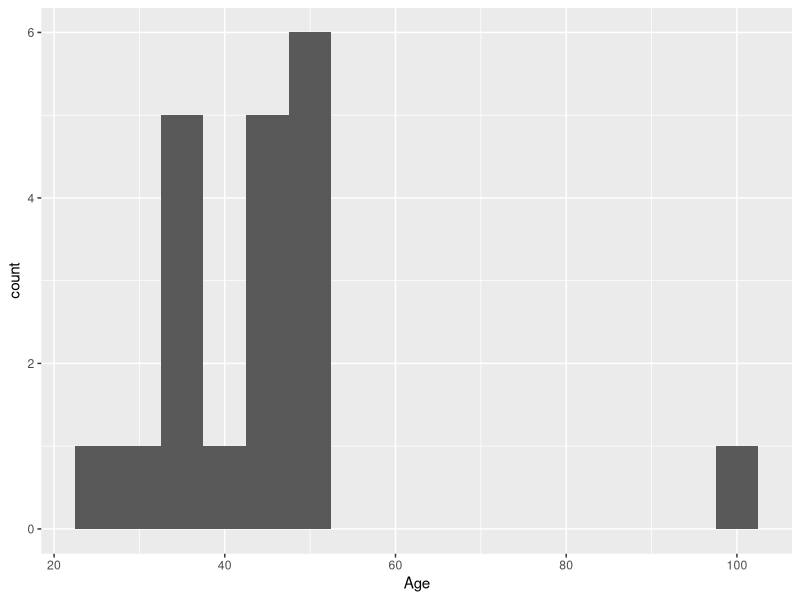
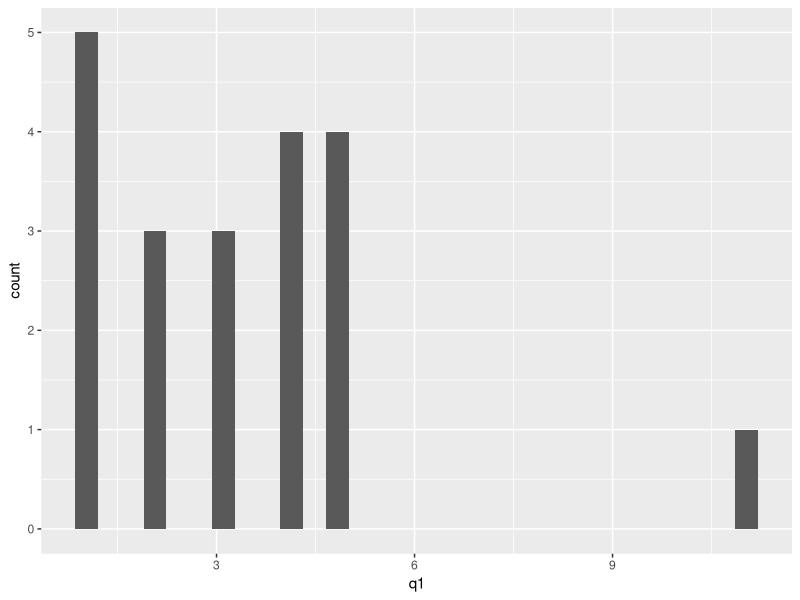
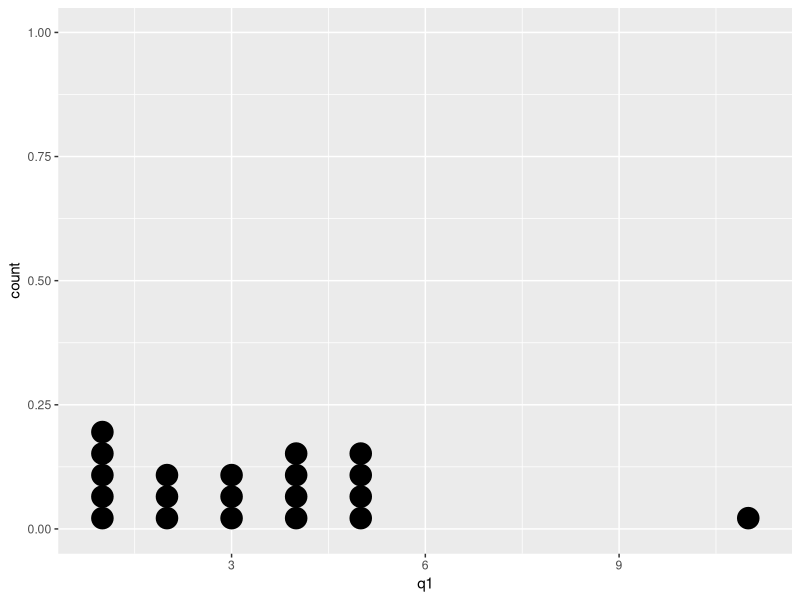

The R script that drew these images, in order: (Note: this script raises an error after producing the figures.)
# Getting started
# Homework 01 - Fall 2020

# read in the dataset =====
# load tidyverse and readxl packages
library(tidyverse)
#library(readxl)
library(readr) # useful for CSV files

# used read_excel() from the readxl package
#dat <- read_excel("Dataset_02_fixq2.xlsx")
dat <- read_csv("Dataset_02_fixq2.csv")

# get basic summary stats =====
# look for missing values NAs and 
# other extremes - look at min and max
# also compare mean and median
summary(dat)

library(ggplot2)
# also look at distributions =====
# use ggplot2 and geom_histogram()
dat %>%
  ggplot() + 
  geom_histogram(mapping = aes(x = Age), 
                 binwidth = 5)
dat %>%
  ggplot() + 
  geom_histogram(mapping = aes(x = q1))
# for smaller sample sizes, dot plots can be useful
dat %>%
  ggplot() + 
  geom_dotplot(mapping = aes(x = q1))

# ON YOUR OWN =====
# add code here to make histograms or dotplots of the other variables




# check values for ordinal or categorical variables =====
# use the table() function
# with the useNA="ifany" option to see missing values
table(dat$SES, useNA = "ifany")
table(dat$GenderSTR, useNA = "ifany")
# notice that the blank value for GenderSTR was set to missing
table(dat$GenderCoded, useNA = "ifany")
table(dat$q1, useNA = "ifany")
table(dat$q2, useNA = "ifany")
table(dat$q3, useNA = "ifany")
table(dat$q4, useNA = "ifany")
table(dat$q5, useNA = "ifany")

# set 9 and 99 for age to missing
# ifelse(test, yes, no) function is useful
dat$age = ifelse(dat$age == 9, 
                 NA,
                 ifelse(dat$age == 99,
                        NA,
                        dat$age))

# recode 11 to 1 for q1 - fix typo of 11
dat$q1 = ifelse(dat$q1 == 11, 1, dat$q1)

# ON YOUR OWN =====
# try this for the other typos to fix
# 40 in q4 and 2.6 for Height






# use factor to add labels =====
# also any levels not defined will be set to missing
# can be an easy way to recode on fly the 9s and 99s

# q3 BEFORE recoding
table(dat$q3, useNA = "ifany")

# recode q3 and add labels and levels
dat$q3 <- factor(dat$q3,
                 levels = c(1,2,3,4,5),
                 labels = c("none of the time",
                            "a little of the time",
                            "some of the time",
                            "a lot of the time",
                            "all of the time"))

# q3 AFTER recoding - notice the 3 9s have moved to NAs
# there are now 4 NAs instead of 3 9s and 1 NA
table(dat$q3, useNA = "ifany")

# Do for other ordinal and categorical data
# for example SES, GenderCoded, and q1-q5 likert scales
# apply the labels and levels using the factor() function
dat$SES <- factor(dat$SES, 
                  levels = c(1,2,3),
                  labels = c("Low Income",
                             "Average Income", 
                             "High Income"))
dat$GenderCoded <- factor(dat$GenderCoded, 
                          levels = c(1,2),
                          labels = c("Male","Female"))
dat$q1 <- factor(dat$q1,
                 levels = c(1,2,3,4,5),
                 labels = c("none of the time",
                            "a little of the time",
                            "some of the time",
                            "a lot of the time",
                            "all of the time"))
dat$q2 <- factor(dat$q2,
                 levels = c(1,2,3,4,5),
                 labels = c("none of the time",
                            "a little of the time",
                            "some of the time",
                            "a lot of the time",
                            "all of the time"))
dat$q4 <- factor(dat$q4,
                 levels = c(1,2,3,4,5),
                 labels = c("none of the time",
                            "a little of the time",
                            "some of the time",
                            "a lot of the time",
                            "all of the time"))
dat$q5 <- factor(dat$q5,
                 levels = c(1,2,3,4,5),
                 labels = c("none of the time",
                            "a little of the time",
                            "some of the time",
                            "a lot of the time",
                            "all of the time"))

# run tables again to check
table(dat$SES, useNA = "ifany")
table(dat$GenderSTR, useNA = "ifany")
table(dat$GenderCoded, useNA = "ifany")
table(dat$q1, useNA = "ifany")
table(dat$q2, useNA = "ifany")
table(dat$q3, useNA = "ifany")
table(dat$q4, useNA = "ifany")
table(dat$q5, useNA = "ifany")

# It is possible to clean up "string" or "text"
# entries using the facotr() function
# let's see of we can clean up GenderSTR

# first create a new factor variable
dat$GenderSTR_clean <- factor(dat$GenderSTR)

# collapse original variations into either Female or Male
levels(dat$GenderSTR_clean) <- 
  list("Female"=c("f", "F", "female"), 
       "Male"=c("m", "M", "male", "Male"))

# check
table(dat$GenderSTR, useNA = "ifany")
table(dat$GenderSTR_clean, useNA = "ifany")
